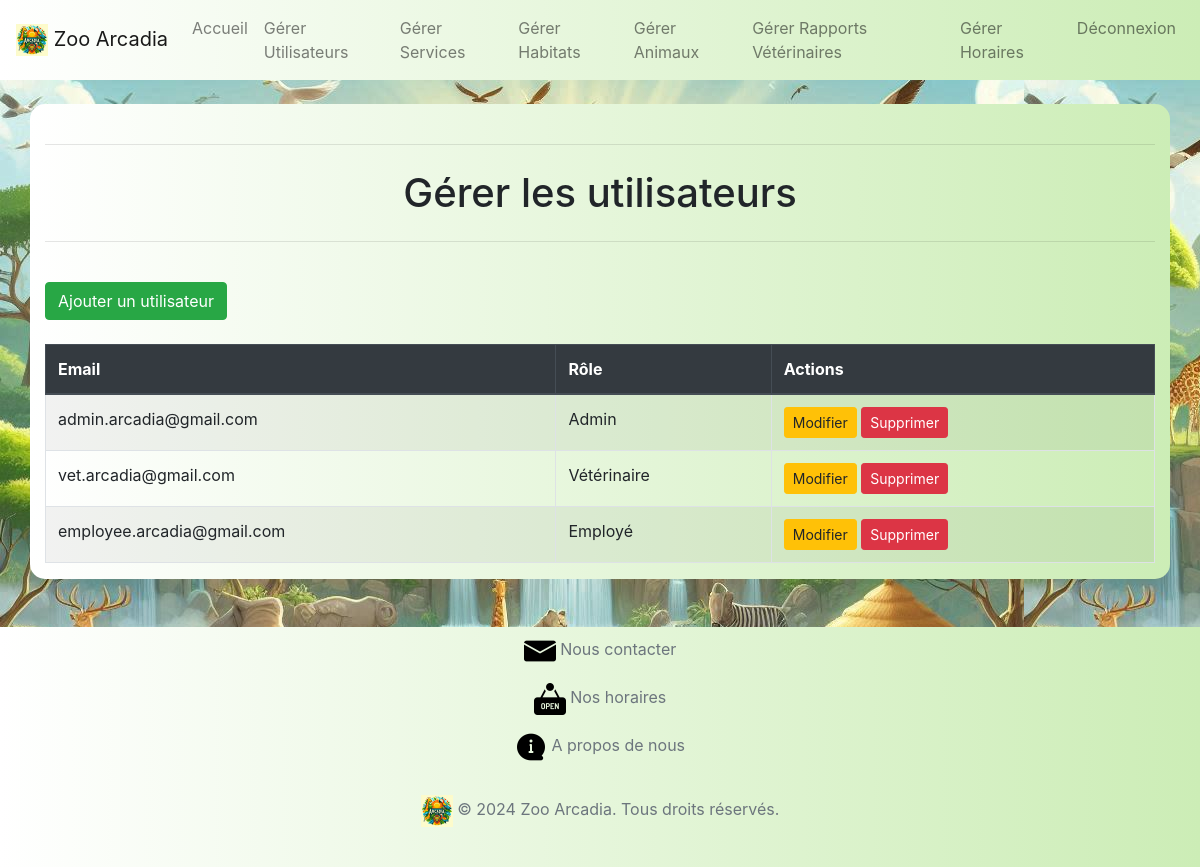
/admin/manage_users.php (signed in), run on the app's committed database.
### tables this page shows
CREATE TABLE `users` (
  `id` int(11) NOT NULL,
  `username` varchar(255) NOT NULL,
  `password` varchar(255) NOT NULL,
  `role_id` int(11) DEFAULT NULL,
  `email` varchar(255) NOT NULL
);

### functions.php (called while the page is built, shortened)
<?php
class User {
    private $db;
    public function __construct($db) {
        $this->db = $db;
    }
    public function getAllUtilisateurs() {
        $stmt = $this->db->prepare("SELECT * FROM users");
        $stmt->execute();
        return $stmt->fetchAll(PDO::FETCH_ASSOC);
    }
}

### admin/manage_users.php (the view, shortened to what this page needs)
<?php
require '../functions.php';
$db = new Database();
$conn = $db->connect();
$user = new User($conn);
$users = $user->getAllUtilisateurs();
include '../templates/header.php';
include 'navbar_admin.php';
?>
<div class="container mt-4" style="background: linear-gradient(to right, #ffffff, #ccedb6);">
    <br>
    <hr>
    <h1 class="my-4">Gérer les utilisateurs</h1>
    <hr>
    <br>
    <div class="table-responsive">
        <a href="add_user.php" class="btn btn-success mb-4">Ajouter un utilisateur</a>
        <table class="table table-bordered table-striped table-hover">
            <thead class="thead-dark">
                <tr>
                    <th>Email</th>
                    <th>Rôle</th>
                    <th>Actions</th>
                </tr>
            </thead>
            <tbody>
                <?php foreach ($users as $user): ?>
                    <tr>
                        <td><?php echo htmlspecialchars($user['email']); ?></td>
                        <td><?php echo htmlspecialchars($user['role_id'] == 1 ? 'Admin' : ($user['role_id'] == 2 ? 'Employé' : 'Vétérinaire')); ?></td>
                        <td>
                            <a href="edit_user.php?id=<?php echo $user['id']; ?>" class="btn btn-warning btn-sm">Modifier</a>
                            <a href="delete_user.php?id=<?php echo $user['id']; ?>" class="btn btn-danger btn-sm" onclick="return confirm('Êtes-vous sûr de vouloir supprimer cet utilisateur ?');">Supprimer</a>
                        </td>
                    </tr>
                <?php endforeach; ?>
            </tbody>
        </table>
    </div>
</div>
<?php include '../templates/footerconnected.php'; ?>

### admin/manage_users.php (style rules this page uses)
h1,h2,h3 { text-align: center; }
body { background-image: url('../image/background.jpg'); }
.mt-4 { background: whitesmoke; border-radius: 15px; }

### data on the page
users: email "admin.arcadia@gmail.com", role "Admin"
users: email "vet.arcadia@gmail.com", role "Vétérinaire"
users: email "employee.arcadia@gmail.com", role "Employé"
